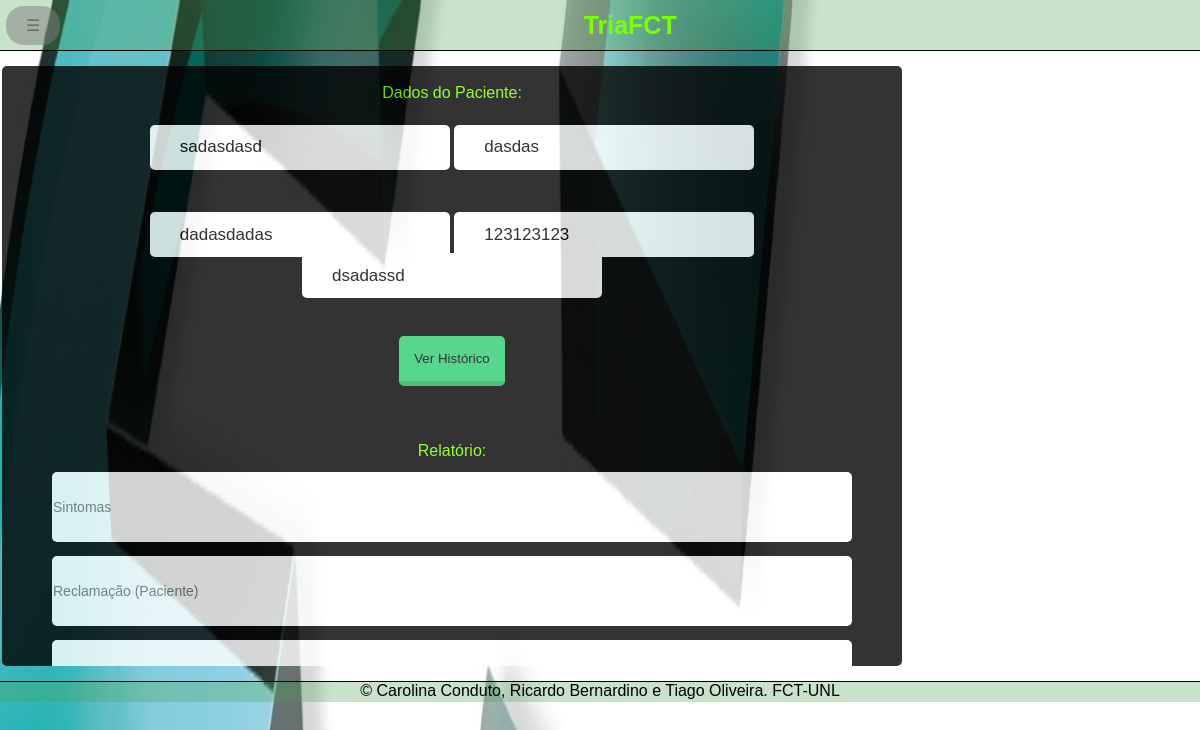
Page /abrirconsulta.php (signed in) on the committed database.
### tables this page shows
CREATE TABLE `pacientes` (
  `paciente` int(11) NOT NULL,
  `nome` varchar(100) NOT NULL,
  `sexo` varchar(50) NOT NULL,
  `morada` varchar(500) NOT NULL,
  `localidade` varchar(100) NOT NULL,
  `distrito` varchar(100) NOT NULL,
  `contacto` varchar(100) NOT NULL,
  `email` varchar(100) NOT NULL,
  `datadenascimento` varchar(50) NOT NULL,
  `nif` int(30) NOT NULL,
  `fotografia` blob
);

### abrirconsulta.php (the view, shortened to what this page needs)
<?php
$mysqli = NEW MySQLi('localhost','root','','triafct');
if(isset($_SESSION['medpaciente'])){
$resultSet1 = $mysqli->query("SELECT * FROM pacientes WHERE nif = '".$_SESSION['medpaciente']."'");
$row1 = mysqli_fetch_array($resultSet1);
$nome = $row1['nome'];
$nif = $row1['nif'];
$email = $row1['email'];
$datadenascimento = $row1['datadenascimento'];
$sexo = $row1['sexo'];
}
else{
$resultSet2 = $mysqli->query("SELECT * FROM pacientes WHERE nif = (SELECT nif FROM listadeespera WHERE tatendimento = (SELECT MIN(tatendimento) FROM listadeespera )) ");
$row2 = mysqli_fetch_array($resultSet2);
$nome = $row2['nome'];
$nif = $row2['nif'];
$email = $row2['email'];
$datadenascimento = $row2['datadenascimento'];
$sexo = $row2['sexo'];
}
include "slidemenu.php";
?>
<table  align="center"  height="630px" id="table2">
<tr><td>
<div class="containerconsulta" align="center">
<br>
<form method="post" action="verexames.php">
<a>Dados do Paciente:</a><br><br><br>
<div class="form-input"><input type="text" name ="nome" value="<?php if(isset($nome)){echo"$nome";} ?>">     <input type="text" name ="sexo" value="<?php if(isset($datadenascimento)){echo"$datadenascimento";} ?>"></div><br><br>
<div class="form-input"><input type="text" name ="datadenascimento" value="<?php if(isset($sexo)){echo"$sexo";} ?>">     <input type="text" name ="nif" value="<?php if(isset($nif)){echo"$nif";} ?>"></div><br><br>
<div class="form-input"><input type="text" name ="email" value="<?php if(isset($email)){echo"$email";} ?>"></div><br>
<input type="submit" name="ver" value="Ver Hist&oacute;rico" class="login">
</form>
<br><br>
<a>Relat&oacute;rio:</a><br><br><br><br><br>
<form method="post" action="abrirconsulta.php">
<div class="form-input"><input type="text3" name ="sintomas" placeholder="Sintomas"></div><br><br><br>
<div class="form-input"><input type="text3" name ="reclamacoesdopaciente" placeholder="Reclama&ccedil;&atilde;o (Paciente)"></div><br><br><br>
<div class="form-input"><input type="text3" name ="causas" placeholder="Poss&iacute;veis Causas"></div><br><br><br>
<div class="form-input"><input type="text3" name ="medi" placeholder="Medica&ccedil;&atilde;o Receitada"></div><br><br><br>
<div class="form-input"><input type="text3" name ="diagnostico" placeholder="Diagn&oacute;stico Final(coment&aacute;rios)"></div><br><br><br>
<input type="submit" name="adicionar" value="Finalizar Consulta" class="login"><br><br>
<a></a><br>
</form>
</div>
</td>
</tr>
</table>
<?php
include "footer.php";
?>

### style.php (style rules this page uses)
* { padding: 0; margin: 0; }
a { text-decoration:none; color:#79FF00 ; }
.containerconsulta { width:900px; height:600px; background-color:black; margin:0 px; text-align:center; magin-top:150px; border-radius:5px; opacity:0.8; filter:alpha (opacity =80); overflow:auto; }
input[type=text],[type=password] { width:300px; height:45px; font-size:17px; border-radius:5px; background: #fff; padding-left:30px; margin-top:-60px; margin-bottom:20px; border:none; }
input[type=text3] { width:800px; height:70px; font-size:14px; border-radius:5px; background: #fff; padding-left:1px; margin-top:-60px; margin-bottom:20px; border:none; }
.login { border:none; padding:15px; background:#2ecc71; border-radius:5px; cursor:pointer; border-bottom:5px solid #27AE60; margin-bottom:20px; }

### rows in the picture
pacientes: nome "sadasdasd", sexo "dasdas", datadenascimento "dadasdadas", nif "123123123", email "dsadassd"
